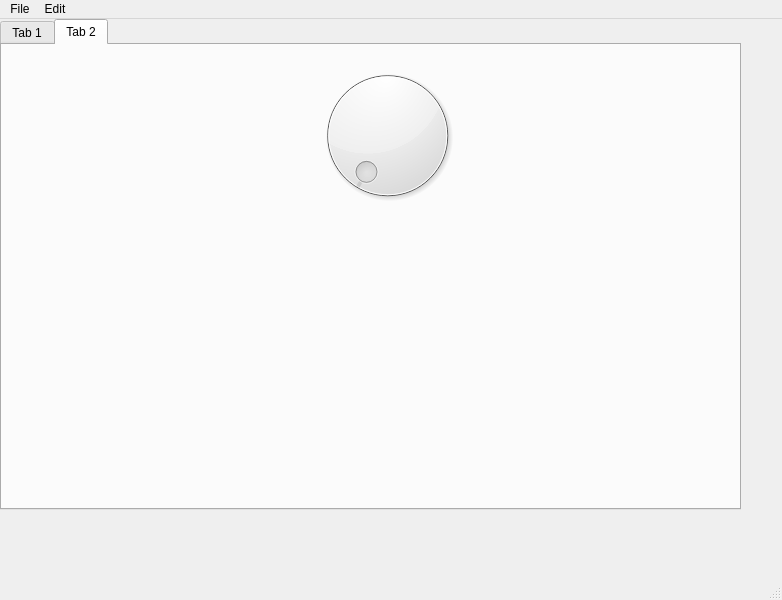
<?xml version="1.0" encoding="UTF-8"?>
<ui version="4.0">
 <class>MainWindow</class>
 <widget class="QMainWindow" name="MainWindow">
  <property name="geometry">
   <rect>
    <x>0</x>
    <y>0</y>
    <width>782</width>
    <height>600</height>
   </rect>
  </property>
  <property name="windowTitle">
   <string>PyQt5 Designer</string>
  </property>
  <widget class="QWidget" name="centralwidget">
   <widget class="QTabWidget" name="tabWidget">
    <property name="geometry">
     <rect>
      <x>0</x>
      <y>0</y>
      <width>741</width>
      <height>491</height>
     </rect>
    </property>
    <property name="currentIndex">
     <number>1</number>
    </property>
    <widget class="QWidget" name="tab">
     <attribute name="title">
      <string>Tab 1</string>
     </attribute>
     <widget class="QPushButton" name="pushButton">
      <property name="geometry">
       <rect>
        <x>0</x>
        <y>440</y>
        <width>75</width>
        <height>23</height>
       </rect>
      </property>
      <property name="text">
       <string>PushButton</string>
      </property>
     </widget>
    </widget>
    <widget class="QWidget" name="tab_2">
     <attribute name="title">
      <string>Tab 2</string>
     </attribute>
     <widget class="QDial" name="dial">
      <property name="geometry">
       <rect>
        <x>310</x>
        <y>10</y>
        <width>151</width>
        <height>161</height>
       </rect>
      </property>
     </widget>
    </widget>
   </widget>
  </widget>
  <widget class="QMenuBar" name="menubar">
   <property name="geometry">
    <rect>
     <x>0</x>
     <y>0</y>
     <width>782</width>
     <height>21</height>
    </rect>
   </property>
   <widget class="QMenu" name="menufile">
    <property name="title">
     <string>File</string>
    </property>
    <widget class="QMenu" name="menuNew">
     <property name="title">
      <string>New</string>
     </property>
     <property name="icon">
      <iconset>
       <normaloff>../../../../Program Files/JetBrains/PyCharm 2018.1.4/plugins/icons/new_icon.png</normaloff>../../../../Program Files/JetBrains/PyCharm 2018.1.4/plugins/icons/new_icon.png</iconset>
     </property>
     <addaction name="separator"/>
    </widget>
    <widget class="QMenu" name="menusubmenu">
     <property name="title">
      <string>submenu</string>
     </property>
     <addaction name="separator"/>
     <addaction name="actionitem1"/>
     <addaction name="actionitem2"/>
    </widget>
    <addaction name="menuNew"/>
    <addaction name="actionExit"/>
    <addaction name="menusubmenu"/>
   </widget>
   <widget class="QMenu" name="menuEdit">
    <property name="title">
     <string>Edit</string>
    </property>
   </widget>
   <addaction name="menufile"/>
   <addaction name="menuEdit"/>
  </widget>
  <widget class="QStatusBar" name="statusbar">
   <property name="mouseTracking">
    <bool>false</bool>
   </property>
   <property name="statusTip">
    <string>Text in Statusbar</string>
   </property>
  </widget>
  <action name="actionExit">
   <property name="icon">
    <iconset>
     <normaloff>icons/exit_icon.png</normaloff>icons/exit_icon.png</iconset>
   </property>
   <property name="text">
    <string>Exit</string>
   </property>
   <property name="statusTip">
    <string>Click to exit</string>
   </property>
   <property name="shortcut">
    <string>Shift+X</string>
   </property>
  </action>
  <action name="actionitem1">
   <property name="text">
    <string>item1</string>
   </property>
  </action>
  <action name="actionitem2">
   <property name="text">
    <string>item2</string>
   </property>
  </action>
 </widget>
 <resources/>
 <connections>
  <connection>
   <sender>actionExit</sender>
   <signal>triggered()</signal>
   <receiver>MainWindow</receiver>
   <slot>close()</slot>
   <hints>
    <hint type="sourcelabel">
     <x>-1</x>
     <y>-1</y>
    </hint>
    <hint type="destinationlabel">
     <x>390</x>
     <y>299</y>
    </hint>
   </hints>
  </connection>
 </connections>
</ui>
